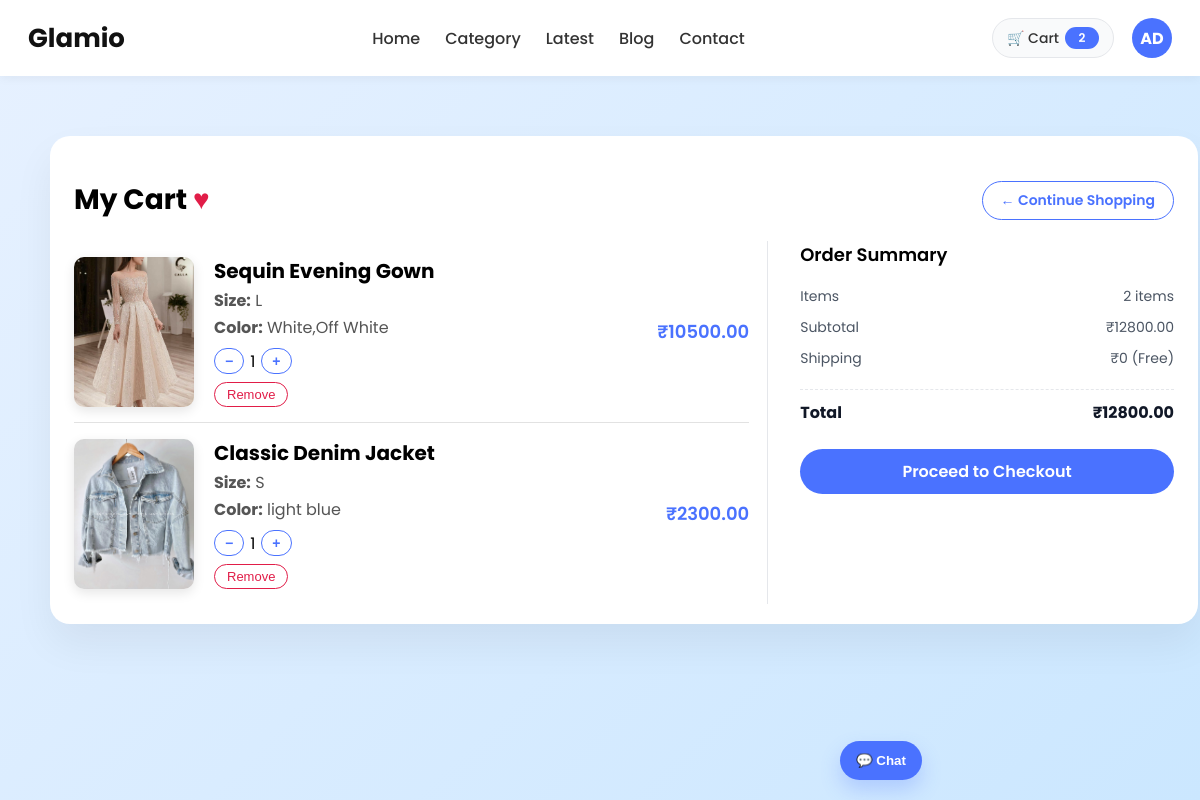
Page /cart/ (signed in) on the earlier database version.
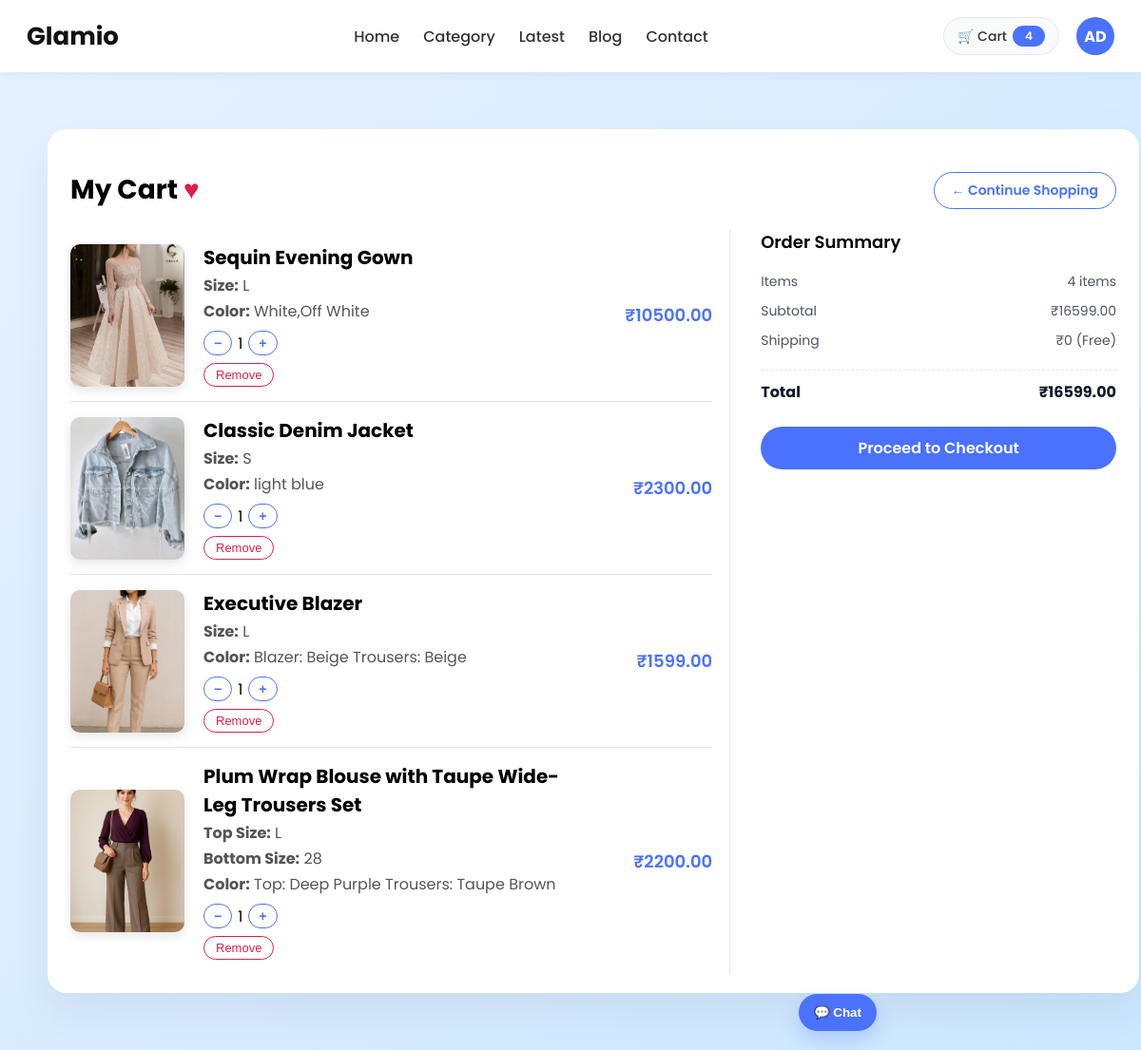
Same page on the later database version.
### user_app/models.py (models this page shows)
class CustomUserModel(AbstractUser):
    full_name = models.CharField(max_length=100)
    mobile_no = models.CharField(max_length=15,unique=True)

### cart_app/models.py (models this page shows)
class CartItem(models.Model):
    cart = models.ForeignKey(Cart, related_name="items", on_delete=models.CASCADE)
    product = models.ForeignKey(ProductModel, on_delete=models.CASCADE)
    quantity = models.PositiveIntegerField(default=1)
    size = models.CharField(max_length=10, blank=True, null=True)
    top_size = models.CharField(max_length=10, blank=True, null=True)
    bottom_size = models.CharField(max_length=10, blank=True, null=True)
    @property
    def subtotal(self):
        return self.product.price * self.quantity

class Cart(models.Model):
    user = models.OneToOneField(CustomUserModel, on_delete=models.CASCADE)
    created_at = models.DateTimeField(auto_now_add=True)
    @property
    def total_price(self):
        return sum(item.subtotal for item in self.items.all())

### product_app/models.py (models this page shows, shortened)
class ProductModel(models.Model):
    SIZE_CHOICES = [
        ("XS", "XS"),
        ("S", "S"),
        ("M", "M"),
        ("L", "L"),
        ("XL", "XL"),
        ("XXL", "XXL"),
        ("3XL", "3XL"),
        ("4XL", "4XL"),
    ]
    name = models.CharField(max_length=200)
    slug = models.SlugField(unique=True, blank=True)
    category = models.ForeignKey(CategoryModel, on_delete=models.CASCADE)
    price = models.DecimalField(max_digits=10, decimal_places=2)
    description = models.TextField()
    image = models.ImageField(upload_to='products/')
    stock = models.PositiveIntegerField(default=0)
    sizes_available = models.CharField(max_length=50, help_text="Use comma separated values e.g. XS,S,M")
    is_set = models.BooleanField(default=False)
    top_sizes_available = models.CharField(
        max_length=100,
        blank=True,
        null=True,
        help_text="Comma separated TOP sizes e.g. XS,S,M,L"
    )
    bottom_sizes_available = models.CharField(
        max_length=100,
        blank=True,
        null=True,
        help_text="Comma separated BOTTOM sizes e.g. 26,28,30,32 OR S,M,L"
    )
    material = models.CharField(max_length=100, blank=True, null=True)
    color = models.CharField(max_length=200)
    created_at = models.DateTimeField(auto_now_add=True)
    updated_at = models.DateTimeField(auto_now=True)
    is_active = models.BooleanField(default=True)

### cart_app/views.py (the view)
# urls.py: path('cart/',CartDetailView.as_view(),name="cart_details"),
class CartDetailView(LoginRequiredMixin, View):
    def get(self, request):
        cart = get_user_cart(request.user)
        items = cart.items.select_related("product").all()
        cart_total = sum(item.subtotal for item in items)
        total_items = sum(item.quantity for item in items)
        return render(request, "cart_detail.html", {"cart": cart, "items": items,"cart_total":cart_total,"total_item":total_items})

### cart_app/context_processors.py (called while the page is built)
def cart_count(request):
    if not request.user.is_authenticated:
        return {"cart_count": 0}
    total = (
        CartItem.objects
        .filter(cart__user=request.user)    # follow FK: CartItem.cart -> Cart.user
        .aggregate(total=Sum("quantity"))["total"]
        or 0
    )
    return {"cart_count": total}

### cart_app/utils.py (called while the page is built)
def get_user_cart(user):
    cart, created = Cart.objects.get_or_create(user=user)
    return cart

### cart_app/templates/cart_detail.html (shortened to what this page needs)
{% extends "base.html" %}
{% load static %}
{% block content %}
<div class="cart-wrapper">
    <div class="cart-page">
        <h2 class="cart-title">
            <span class="cart-title-left">
                My Cart <span class="heart">♥</span>
            </span>
            <a href="{% url 'product_list' %}" class="continue-btn">
                ← Continue Shopping
            </a>
        </h2>
        {% if items %}
            <div class="cart-layout">
                <div class="cart-items-column">
                    {% for item in items %}
                    <div class="cart-item">
                        {% if item.product.image %}
                            <img src="{{ item.product.image.url }}" alt="{{ item.product.name }}">
                        {% else %}
                            <img src="{% static 'images/default_product.png' %}" alt="No image">
                        {% endif %}
                        <div class="item-info">
                            <h4>{{ item.product.name }}</h4>
                            {% if item.product.is_set %}
                                <p><strong>Top Size:</strong> {{ item.top_size }}</p>
                                <p><strong>Bottom Size:</strong> {{ item.bottom_size }}</p>
                            {% else %}
                                <p><strong>Size:</strong> {{ item.size }}</p>
                            {% endif %}
                            <p><strong>Color:</strong> {{ item.product.color }}</p>
                            <div class="qty-controls">
                                <form method="post" action="{% url 'cart_decrease' item.id %}">
                                    <button type="submit" class="qty-btn">−</button>
                                </form>
                                <span>{{ item.quantity }}</span>
                                <form method="post" action="{% url 'cart_increase' item.id %}">
                                    <button type="submit" class="qty-btn">+</button>
                                </form>
                            </div>
                            <form method="post" action="{% url 'cart_remove' item.id %}">
                                <button type="submit" class="remove-btn">Remove</button>
                            </form>
                        </div>
                        <p class="item-price">₹{{ item.subtotal }}</p>
                    </div>
                    {% endfor %}
                </div>
                <div class="cart-summary">
                    <h2>Order Summary</h2>
                    <div class="summary-row">
                        <span>Items</span>
                        <span>
                            {{ user.cart.items.count }}
                            item{{ user.cart.items.count|pluralize }}
                        </span>
                    </div>
                    <div class="summary-row">
                        <span>Subtotal</span>
                        <span>₹{{ user.cart.total_price }}</span>
                    </div>
                    <div class="summary-row">
                        <span>Shipping</span>
                        <span>₹0 (Free)</span>
                    </div>
                    <div class="summary-total">
                        <span>Total</span>
                        <span>₹{{ user.cart.total_price }}</span>
                    </div>
                    <a href="{% url 'checkout' %}" class="checkout-btn">Proceed to Checkout</a>
                </div>
            </div>
        {% else %}
            <p class="empty-cart">Your cart is empty 😊 Add something you love ♥</p>
        {% endif %}
    </div>
</div>
{% endblock %}

### product_app/templates/base.html (shortened to what this page needs)
{% load static %}
<!doctype html>
<html lang="en">
<head>
</head>
<body>
  <nav class="main-nav">
    <div class="logo">Glamio</div>
    <ul>
      <li><a href="{% url 'product_list' %}">Home</a></li>
      <li><a href="#">Category</a></li>
      <li><a href="#">Latest</a></li>
      <li><a href="#">Blog</a></li>
      <li><a href="#">Contact</a></li>
    </ul>
    <div class="nav-right">
      <a href="{% url 'cart_details' %}" class="cart-link">
        <span>🛒 Cart</span>
        <span class="cart-count">{{ cart_count|default:"0" }}</span>
      </a>
      {% if user.is_authenticated %}
      <div class="profile-menu">
        <div class="avatar">{{ user.username|slice:":2"|upper }}</div>
      </div>
      {% else %}
      <a href="{% url 'login' %}" class="btn-primary"
        style="background:#fff;border:2px solid #4A72FF;color:#4A72FF;">
        Login
      </a>
      <a href="{% url 'register' %}" class="btn-primary">Sign up</a>
      {% endif %}
    </div>
  </nav>
  <main>
    {% block content %}{% endblock %}
  </main>
  <div id="chatbot">
    <button class="toggle" onclick="toggleChat()">💬 Chat</button>
  </div>
</body>
</html>

### product_app/templates/base.html (style rules this page uses)
body { margin: 0; font-family: 'Poppins', sans-serif; background: #ffffff; }
nav.main-nav { display: flex; justify-content: space-between; align-items: center; padding: 18px 28px; font-weight: 500; position: sticky; top: 0; background: white; z-index: 100; box-shadow: 0 2px 10px rgba(0, 0, 0, 0.05); }
nav .logo { font-size: 26px; font-weight: 700; color: #111; }
nav ul { display: flex; gap: 25px; list-style: none; padding: 0; margin: 0; align-items: center; }
nav ul li a { text-decoration: none; color: #333; font-weight: 500; transition: 0.3s; }
.nav-right { display: flex; align-items: center; gap: 18px; }
.cart-link { display: inline-flex; align-items: center; gap: 6px; text-decoration: none; font-weight: 500; color: #333; padding: 8px 14px; border-radius: 999px; border: 1px solid #e5e7eb; background: #f9fafb; font-size: 14px; }
.cart-count { min-width: 22px; height: 22px; border-radius: 999px; font-size: 12px; display: inline-flex; align-items: center; justify-content: center; background: #4A72FF; color: #fff; font-weight: 600; padding: 0 6px; }
.profile-menu { position: relative; cursor: pointer; }
.avatar { width: 40px; height: 40px; border-radius: 50%; background: #4A72FF; color: white; display: flex; justify-content: center; align-items: center; font-weight: 700; font-size: 16px; }
#chatbot { position: fixed; bottom: 20px; right: 20px; width: 340px; font-family: 'Poppins', sans-serif; z-index: 9999; }
#chatbot .toggle { background: #4A72FF; color: #fff; border: none; border-radius: 999px; padding: 12px 16px; cursor: pointer; font-weight: 600; box-shadow: 0 10px 20px rgba(74, 114, 255, 0.25); }

### cart_app/templates/cart_detail.html (style rules this page uses)
body { margin: 0; font-family: 'Poppins', sans-serif; background: linear-gradient(135deg, #E7F1FF, #CBE7FF); min-height: 100vh; }
.cart-wrapper { max-width: 1100px; margin: 60px auto; padding: 0 16px; }
.cart-page { width: 100%; padding: 20px 24px; background: #fff; border-radius: 20px; box-shadow: 0 20px 40px rgba(0, 0, 0, 0.06); font-family: 'Poppins', sans-serif; }
.cart-title { font-size: 28px; font-weight: 700; margin-bottom: 20px; display: flex; justify-content: space-between; align-items: center; }
.cart-title-left { display: flex; align-items: center; gap: 6px; }
.heart { color: #e11d48; }
.continue-btn { padding: 8px 18px; border-radius: 999px; border: 1px solid #4A72FF; background: #fff; color: #4A72FF; font-size: 14px; font-weight: 600; text-decoration: none; cursor: pointer; transition: 0.2s; }
.cart-layout { display: grid; grid-template-columns: 2fr 1.1fr; gap: 24px; }
.cart-items-column { border-right: 1px solid #e5e7eb; padding-right: 18px; }
.cart-item { display: flex; align-items: center; gap: 20px; padding: 15px 0; border-bottom: 1px solid #e2e2e2; }
.cart-item:last-child { border-bottom: none; }
.cart-item img { width: 120px; height: 150px; object-fit: cover; border-radius: 10px; box-shadow: 0px 4px 12px rgba(0, 0, 0, 0.1); }
.item-info { flex: 1; }
.item-info h4 { font-size: 20px; margin: 0; }
.item-info p { margin: 2px 0; color: #555; }
.qty-controls { display: inline-flex; align-items: center; gap: 6px; margin-top: 6px; }
.qty-controls form { display: inline; }
.qty-btn { padding: 4px 10px; border-radius: 999px; border: 1px solid #4A72FF; background: #fff; color: #4A72FF; cursor: pointer; font-weight: 600; font-size: 14px; }
.remove-btn { margin-top: 8px; padding: 4px 12px; border-radius: 999px; border: 1px solid #e11d48; background: #fff; color: #e11d48; cursor: pointer; font-size: 13px; }
.item-price { font-size: 18px; font-weight: 600; color: #4A72FF; min-width: 120px; text-align: right; }
.cart-summary { padding-left: 8px; display: flex; flex-direction: column; gap: 10px; }
.cart-summary h2 { font-size: 18px; font-weight: 600; margin: 0 0 8px; }
.summary-row { display: flex; justify-content: space-between; font-size: 14px; color: #4b5563; }
.summary-total { margin-top: 10px; padding-top: 10px; border-top: 1px dashed #e5e7eb; font-size: 16px; font-weight: 700; display: flex; justify-content: space-between; align-items: center; color: #111827; }
.checkout-btn { margin-top: 14px; width: 100%; padding: 10px 0; border-radius: 999px; background: #4A72FF; color: #fff; text-decoration: none; font-weight: 600; text-align: center; display: inline-block; }

Differences in the rows shown:
changed CustomUserModel "AD": cart.items.count "2" → "4"; cart.total_price "12800.00" → "16599.00"
added CartItem: product.image (picture), product.name "Executive Blazer", size "L", product.color "Blazer: Beige Trousers: Beige", quantity "1", subtotal "1599.00"
added CartItem: product.image (picture), product.name "Plum Wrap Blouse with Taupe Wide-Leg Trousers Set", top_size "L", bottom_size "28", product.color "Top: Deep Purple Trousers: Taupe Brown", quantity "1", subtotal "2200.00"
Other differences:
{{ cart_count|default:"0" }}: "2" → "4"
